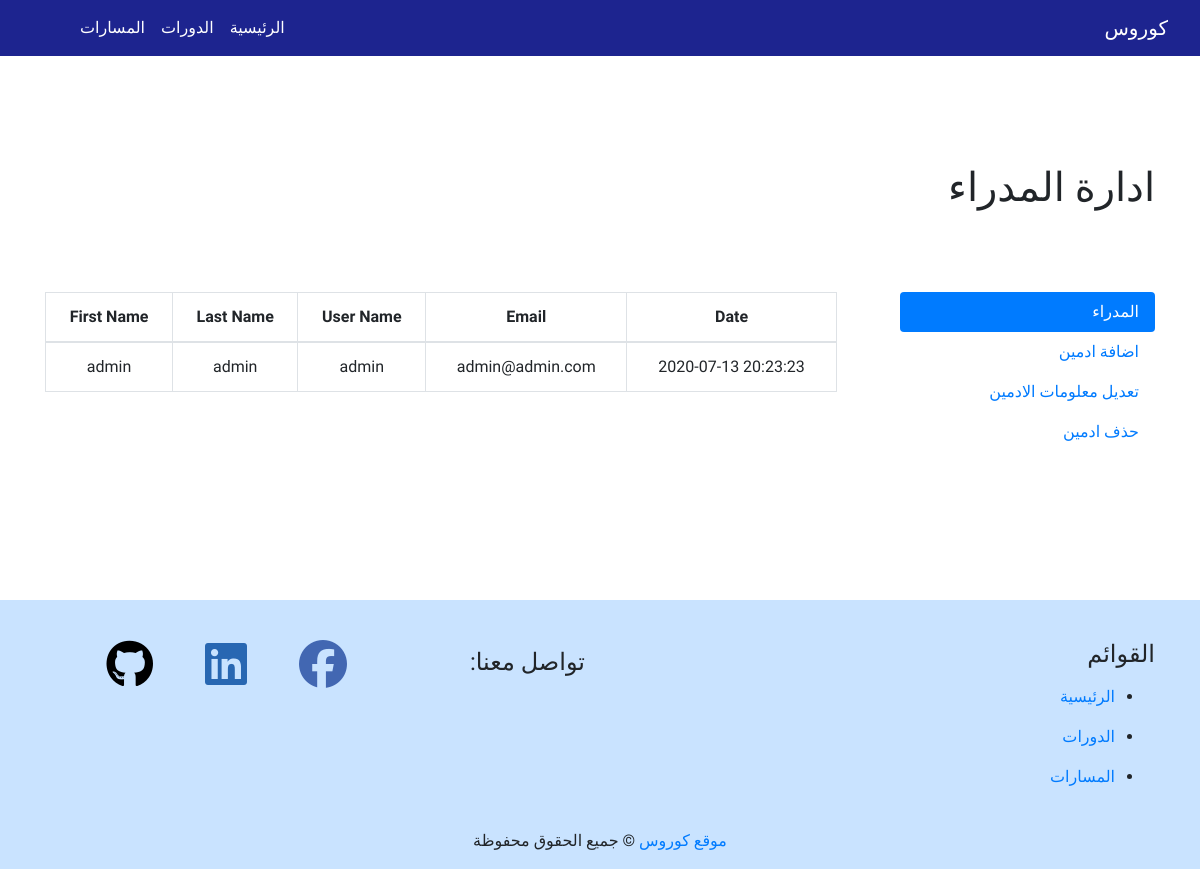
/admins.php (signed in), run on the app's committed database.
### tables this page shows
CREATE TABLE `navbar_menu` (
  `id` int(10) NOT NULL,
  `name` varchar(255) NOT NULL,
  `rank` int(10) NOT NULL,
  `visible` int(10) NOT NULL,
  `date` timestamp NOT NULL DEFAULT current_timestamp()
);

### public/admins.php (the view, shortened to what this page needs)
<?php
include_once '../includes/dbconnection.php';
include_once '../includes/layout/header.php';
?>
  </head>
  <body dir="rtl">
  <?php
  include_once '../includes/layout/navbar.php';
  ?>
  <div class="container" style="padding-top:100px;padding-bottom:100px">
  <div>
  <h2 class="pt-2 ">ادارة المدراء</h2>
  </div>
    <div class="pt-3 pb-2">
  </div>
  <div class="row pt-5">
  <div class="col-lg-3 col-12">
    <div class="nav flex-column nav-pills" id="v-pills-tab" role="tablist" aria-orientation="vertical">
      <a class="nav-link active" id="v-pills-home-tab" data-toggle="pill" href="#admins" role="tab" aria-controls="v-pills-home" aria-selected="true">المدراء</a>
      <a class="nav-link" id="v-pills-profile-tab" data-toggle="pill" href="#addAdmin" role="tab" aria-controls="v-pills-profile" aria-selected="false">اضافة ادمين</a>
      <a class="nav-link" id="v-pills-messages-tab" data-toggle="pill" href="#editAdmin" role="tab" aria-controls="v-pills-messages" aria-selected="false">تعديل معلومات الادمين</a>
      <a class="nav-link" id="v-pills-settings-tab" data-toggle="pill" href="#deleteAdmin" role="tab" aria-controls="v-pills-settings" aria-selected="false">حذف ادمين</a>
    </div>
  </div>
  <div class="col-lg-9 col-12 pt-lg-0 pt-5 pr-lg-5 pr-0">
    <div class="tab-content" id="v-pills-tabContent">
      <div  class="tab-pane fade show active table-responsive" id="admins" role="tabpanel" aria-labelledby="v-pills-home-tab">
      <table class="table table-bordered" dir="ltr">
  <thead class="text-center">
    <tr>
      <th scope="col">First Name</th>
      <th scope="col">Last Name</th>
      <th scope="col">User Name</th>
      <th scope="col">Email</th>
      <th scope="col">Date</th>
    </tr>
  </thead>
  <tbody class="text-center">
    <?php
  $query = "SELECT  `first_name`, `last_name`, `username`, `email`,`date` FROM `admins`  ";
  $result = mysqli_query($conn, $query);
  if($result && mysqli_num_rows($result) > 0)
  {
       while($row = mysqli_fetch_assoc($result)){
          echo ' <tr>';
          echo '<td >'.$row['first_name'] .'</td>';
          echo '<td >'.$row['last_name'] .'</td>';
          echo '<td >'.$row['username'] .'</td>';
          echo '<td >'.$row['email'] .'</td>';
          echo '<td >'.$row['date'] .'</td>';
          echo ' </tr> ';
      }
  }
  ?>
  </tbody>
</table>
      </div>
    </div>
  </div>
</div>
  </div>
<?php
include_once '../includes/layout/footer.php';
?>

### includes/layout/navbar.php (shortened to what this page needs)
<nav class="navbar  mynavbar navbar-expand-lg navbar-dark  "   >
   <a class="navbar-brand" href="index.php"> كوروس </a>
  <div class=" navbar-collapse pl-lg-5 pl-md-0 collapse  justify-content-end"  id="navbarNavDropdown">
    <ul class="navbar-nav ml-2" >
    <?php
    $query = "SELECT * FROM `navbar_menu` WHERE `visible` = 1";
    $result = mysqli_query($conn, $query);
    if(mysqli_num_rows($result) > 0)
    {
        while($row = mysqli_fetch_assoc($result)){
            $query2 = "SELECT * FROM `pages` WHERE `menu_id` = ".$row['id'];
            $result2 = mysqli_query($conn,$query2);
            if(mysqli_num_rows($result2) > 0){
              echo '<li class="nav-item dropdown "> ';
              echo '<a class="text-white nav-link  dropdown-toggle" href="#" id="navbarDropdownMenuLink" role="button" data-toggle="dropdown" aria-haspopup="true" aria-expanded="false">';
              echo $row['name'] ;
              echo '</a>';
              echo '<div class="dropdown-menu text-right" aria-labelledby="navbarDropdownMenuLink">';
              while($row2 = mysqli_fetch_assoc($result2)){
                  echo '<a class="dropdown-item" href="'.$_SERVER["PHP_SELF"]."?page=".$row2['id'].'">'.$row2['page_name'].'</a>';
              }
              echo '</div>';
            }else {
                echo ' <li class="nav-item active" style="float:left">';
                echo '<a class="nav-link" href="'.$_SERVER["PHP_SELF"]."?menu=".$row['id'].'">'.$row['name'] .'</a>';
                echo '</li>';
            }
        }
    }
    ?>
     </ul>
  </div>
</nav>

### includes/layout/footer.php (shortened to what this page needs)
<div class=" page-footer" >
  <div class="container">
    <div class="row">
      <div class="col-lg-6 col-md-12 col-sm-12">
        <h4 class="text-uppercase"> القوائم</h4>
        <ul>
          <?php
          $query = "SELECT `name`,`id` FROM `navbar_menu` WHERE `visible` = 1";
          $result = mysqli_query($conn, $query);
          if ($result && mysqli_num_rows($result) > 0) {
            while ($row = mysqli_fetch_assoc($result)) {
              $query2 = "SELECT `id` FROM `pages` WHERE `menu_id` = " . $row['id'];
              $result2 = mysqli_query($conn, $query2);
              if ($result2 && mysqli_num_rows($result2) <= 0) {
                echo ' <li class="pt-2 pb-2">';
                echo '<a  href="' . $_SERVER["PHP_SELF"] . "?menu=" . $row['id'] . '">' . $row['name'] . '</a>';
                echo '</li>';
              }
            }
          }
          ?>
        </ul>
      </div>
      <div class="col-lg-2 col-md-4 col-sm-4 pt-lg-2 pt-md-4 py-sm-4 pb-lg-0 p">
      <h4 class="py-lg-0 py-md-0 py-sm-0 py-xs-5"> تواصل معنا:</h4>
      </div>
      <div class="col-lg-4 col-md-8 col-sm-8 py-lg-0 py-sm-3 col-sm-8">
        <a class="fb-ic" href="https:\\www.facebook.com" target="_blank">
          <i class="fab mr-md-5 mr-3  fa-3x fa-facebook"></i>
        </a>
             <a class="lk-ic" href="https://www.linkedin.com/in/mohamed-jedata-582882195/" target="_blank">
          <i class="fab mr-md-5 mr-3 fa-3x fa-linkedin"></i>
        </a>
        <a class="gt-ic" href="https://github.com/mohamed-jedata" target="_blank">
          <i class="fab  mr-md-5 mr-3 fa-3x fa-github"></i>
        </a>
      </div>
    </div>
  </div>
  <div class="footer-copyright text-center py-3">
    <a href="index.php"> موقع كوروس</a>
    © جميع الحقوق محفوظة
  </div>
</div>
</body>
</html>

### includes/layout/css/style.css (style rules this page uses)
body { text-align:right; font-family: 'Tajawal', sans-serif; }
html, body { width: 100%; height: 100%; margin: 0; padding: 0; }
.page-footer { padding-top: 40px; margin-top: 48px; background-color : #007bff36 ; }
.fb-ic i { color:#4267B2; }
.lk-ic i { color: #2867b2; }
.gt-ic i { color:black; }
@media (min-width: 1200px) { .mynavbar { background : #1D248F ; } }
@media (min-width: 1200px) { h2 { font-size: 40px; } }

### data on the page
navbar_menu: name "الرئيسية"
navbar_menu: name "الدورات"
navbar_menu: name "المسارات"

### other printed values
$row['first_name'] "admin"
$row['last_name'] "admin"
$row['username'] "admin"
$row['email'] "admin@admin.com"
$row['date'] "2020-07-13 20:23:23"
